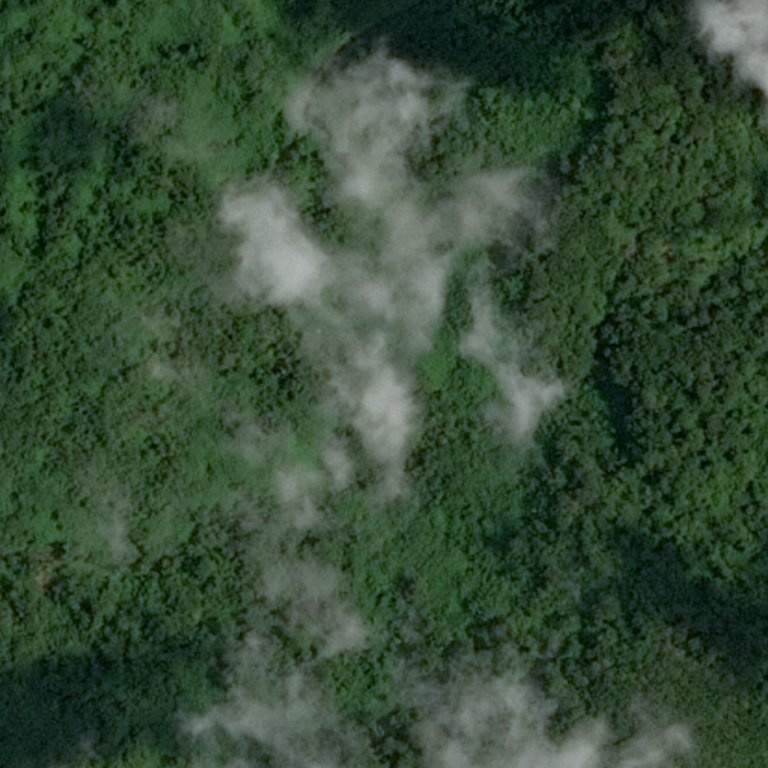
#> input picture hw3/desert_forest/test_image_00.jpg, 768 x 768 px
$ jupyter execute --allow-errors homework_3_gg.ipynb   (shell and % lines are left out)
#> lines starting #> are read from the running program, lines starting #| are printed output that depends on the picture; after the words box and inside, x2 and y2 are one past the last pixel; in counts of white or black regions, pixels touching at a corner belong together
# Homework 3

[cell 1]
import numpy as np
import cv2
import matplotlib.pyplot as plt

plt.style.use('seaborn')

# Задача №1 - Лес или пустыня?

Часто при анализе изображений местности необходимо понять ее характер. В частности, если определить, что на изображении преобладет вода, то имеет смысл искать корабли на таком изображении. Если на картинке густой лес, то, возможно, это не лучшая зона для посадки дрона или беспилотника.

Ваша задача - написать программу, которая будет отличать лес от пустыни. В приложении можно найти реальные спутниковые снимки лесов и пустынь.

Примеры изображений:
<table><tr>
    <td>  </td>
    <td>  </td>
</tr></table>

[cell 2]
def des_or_for(image):
    """
    :param image: исходное изображение (RGB)
    :return: 1 - Пустыня, 0 - Лес
    """
    gray = cv2.cvtColor(image.copy(), cv2.COLOR_RGB2GRAY)
    hist = cv2.calcHist([gray.ravel()], [0], None, [256], [0, 256])
    if np.argmax(hist) > len(hist)//2:
        return 1
    return 0

[cell 3]
image = cv2.imread('desert_forest/test_image_00.jpg')
#> image is the input picture: shape (768, 768, 3); mean B, G, R 54, 75.5, 54
h, w, _ = image.shape
image = cv2.resize(image.copy(), (w // 2, h // 2))
#> image: shape (384, 384, 3)
image = cv2.cvtColor(image.copy(), cv2.COLOR_BGR2RGB)

# grayscale
gray = cv2.cvtColor(image.copy(), cv2.COLOR_RGB2GRAY)
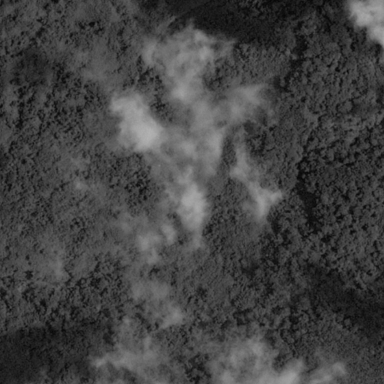
#> gray: shape (384, 384); min 7, max 178, mean 66.8

[cell 4]
plt.subplot(211)
plt.imshow(image)
plt.title('Исходное изображение'), plt.axis('off')
if des_or_for(image):
#> in des_or_for, `hist = cv2.calcHist([gray.ravel()], [0], None, [256], [0, 256])`: hist = 256 values, max 2626 at index 65, min 0 at index 0, mean 576
#> pass 3 of the loop `for i in range(10):`:
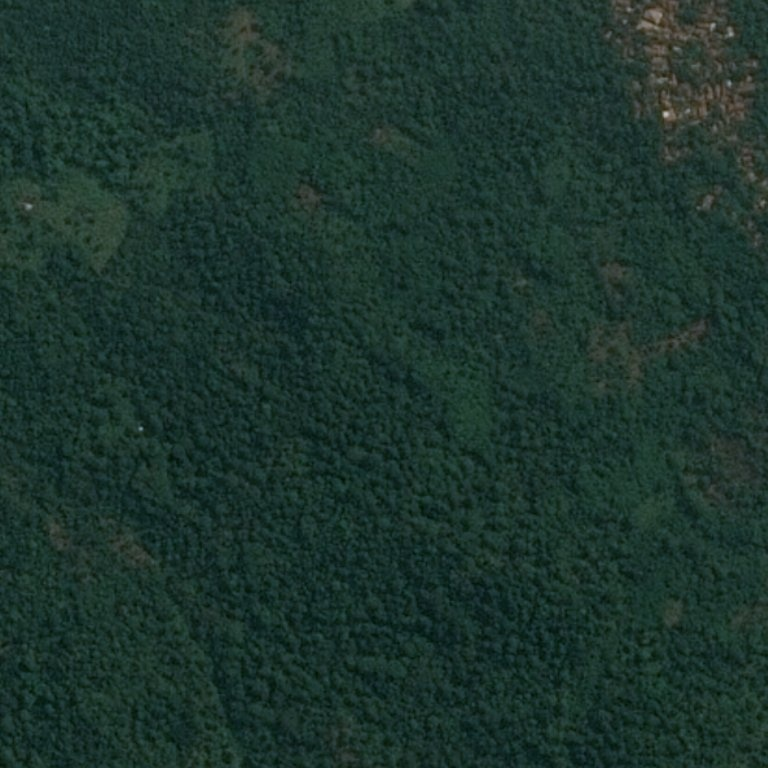
#> input picture hw3/desert_forest/test_image_02.jpg, 768 x 768 px
#> imagei is the input picture: shape (768, 768, 3); mean B, G, R 44.9, 52.6, 28.7
#> in des_or_for (call 4), `gray = cv2.cvtColor(image.copy(), cv2.COLOR_RGB2GRAY)`:
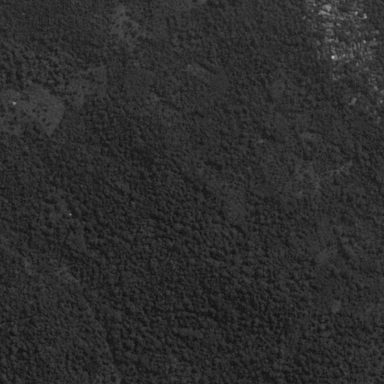
#> gray: shape (384, 384); min 14, max 181, mean 44.7
#> in des_or_for (call 4), `hist = cv2.calcHist([gray.ravel()], [0], None, [256], [0, 256])`: hist = 256 values, max 6550 at index 45, min 0 at index 0, mean 576
    print("It's desert")
else:
    print("It's forest")

#> (a cell that did not finish here is left out)

# Задача №2 - Раздели объекты в шуме

Дано зашумленное изображение с 3 объектами: круг, треугольник и фон. Треубется выдлеить каждый объект, фон, круг и треугольник в бинарные маски. То есть треубется найти геометрическое место каждого объекта на изображении. Незашумленное изображение приведено __только__ для оценки качества решения. Запрещено использовать любую инофрмацию о незашумленном изоьражении в решении.

Придумайте способ численной оценки качества полученного результата.

<table><tr>
    <td>  </td>
    <td>  </td>
</tr></table>

[cell 6]
# вспомогательная функция
def plot_transform_result(src_image, transform_image, is_gray=False):
    """
    Отрисовать с помощью plt исходное изображение и его преобразование.

    :param src_image: np.ndarray: исходное изображение
    :param transform_image: np.ndarray: преобразованное изображение
    :param is_gray: bool: флаг для отображения ЧБ изображений
    :return: None
    """
    plt.figure(figsize=(6.4 * 2, 4.8 * 2), constrained_layout=True
)
    cmap = 'gray' if is_gray else None

    plt.subplot(121)
    plt.imshow(src_image, cmap=cmap)
    plt.axis('off'), plt.title('Исходное изображение')

    plt.subplot(122)
    plt.imshow(transform_image, cmap=cmap)
    plt.axis('off'), plt.title('Результат преобразования')

    plt.show()

[cell 7]
def cleaning(image):
    blur = cv2.GaussianBlur(image.copy(), (7,7), 0)
    ret3, th3 = cv2.threshold(blur, 0, 255, cv2.THRESH_BINARY + cv2.THRESH_OTSU)
    kernel = np.ones((7, 7), np.uint8)
    opening = cv2.morphologyEx(th3, cv2.MORPH_OPEN, kernel)
    closing = cv2.morphologyEx(opening, cv2.MORPH_CLOSE, kernel)
    return closing

[cell 8]
def plot_hist(image, zero = False):
    hist = cv2.calcHist([image.ravel()], [0], None, [256], [0, 256])
    if zero:
        hist[0] = 0
    plt.plot(hist)
    plt.title('Гистограмма по освещенности1')
    plt.show()

[cell 9]
def circ_or_triangle(image, mask, size = 100):
    h_size = size //2;
    hist = cv2.calcHist([image.ravel()], [0], None, [256], [0, 256])
    hist[0] = 0

    sorted_index_hist = np.argsort(hist.T)
    col = sorted_index_hist[0][-2:]

    im = np.pad(image.copy(), h_size)
    pad_mask = np.pad(mask.copy(), h_size)

#     im = image.copy()
    res1 = np.zeros(im.shape)
    res2 = np.zeros(im.shape)
    H, W = im.shape
    for y in range(h_size, H-h_size):
        for x in range(h_size, W-h_size):
            im_slice = im[y-h_size:y+h_size, x-h_size:x+h_size]
            if not pad_mask[y][x]:
                continue

            if np.sum(im_slice == col[0]) > np.sum(im_slice == col[1]):
                res1[y][x] = 1
            else:
                res2[y][x] = 1

    return res1, res2

[cell 10]
def figures(image, metod=2):
    hist = cv2.calcHist([image.ravel()], [0], None, [256], [0, 256])
#     plot_hist(image)

    clean_mask = np.ceil(cleaning(image)/255)
    clean_image = np.uint8(clean_mask*image)
#     plot_hist(clean_image, True)
#     clean_image = smoothing(clean_image)
#     plot_hist(clean_image, True)
    plot_transform_result(clean_mask, clean_image, is_gray=True)

    fig1, fig2 = circ_or_triangle(clean_image, clean_mask)
    fig1 *= 255
    fig2 *= 255
    plot_transform_result(fig1, fig2, is_gray=True)


    plt.show()

[cell 11]
image = cv2.imread('segmentation/noise.png')
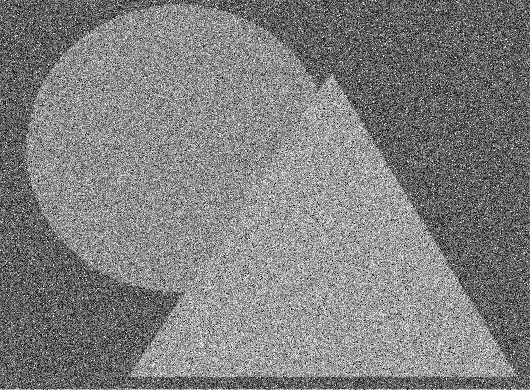
#> input picture hw3/segmentation/noise.png, 530 x 390 px
#> image is the input picture: shape (390, 530, 3); min 0, max 255, mean 127.5
image = cv2.cvtColor(image, cv2.COLOR_BGR2GRAY)
#> image: shape (390, 530)
print(image.shape)
#| (390, 530)

plt.imshow(image, cmap='gray')
plt.axis('off')
plt.show()

[cell 12]
figures(image)
#> in figures, `hist = cv2.calcHist([image.ravel()], [0], None, [256], [0, 256])`: hist = 256 values, max 1923 at index 95, min 82 at index 243, mean 807.4
#> in cleaning, `ret3, th3 = cv2.threshold(blur, 0, 255, cv2.THRESH_BINARY + cv2.THRESH..`:
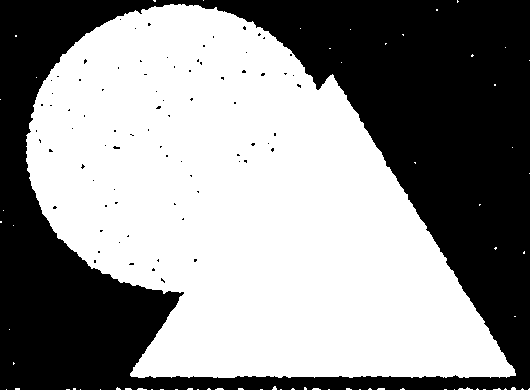
#> th3: shape (390, 530); 56.6% white; 80 black regions (79 under 20 px), largest, box (x1, y1, x2, y2) and area: (0, 0, 530, 390) 89460
#> in cleaning, `ret3, th3 = cv2.threshold(blur, 0, 255, cv2.THRESH_BINARY + cv2.THRESH..`: ret3 = 123
#> in figures, `clean_image = np.uint8(clean_mask*image)`:
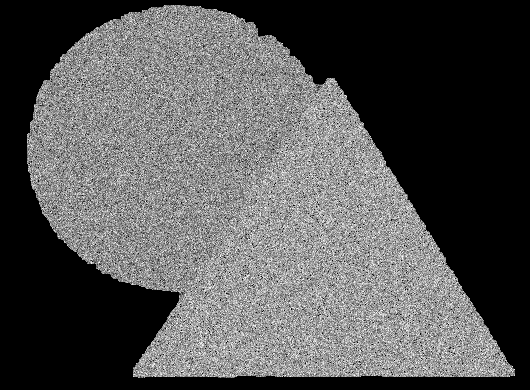
#> clean_image: shape (390, 530); min 0, max 255, mean 85
#> in circ_or_triangle, `hist = cv2.calcHist([image.ravel()], [0], None, [256], [0, 256])`: hist = 256 values, max 90127 at index 0, min 9 at index 26, mean 807.4
#> in circ_or_triangle, `col = sorted_index_hist[0][-2:]`: col = [160, 145]
#> in figures, `fig1 *= 255`:
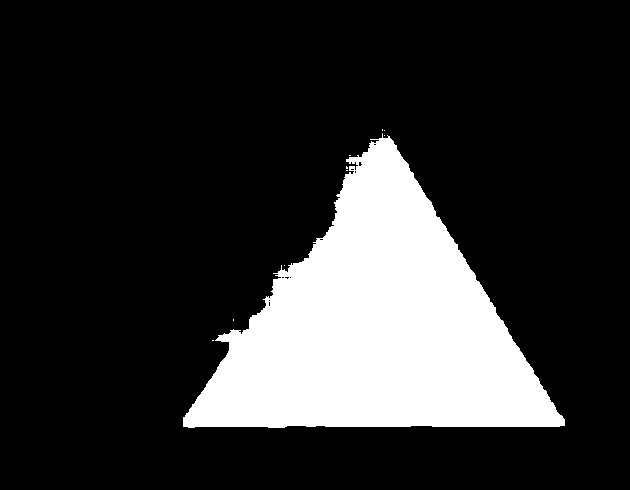
#> fig1: shape (490, 630) float64; 18.8% white; 10 white regions (9 under 20 px), largest, box (x1, y1, x2, y2) and area: (183, 133, 565, 428) 58111
#> in figures, `fig2 *= 255`:
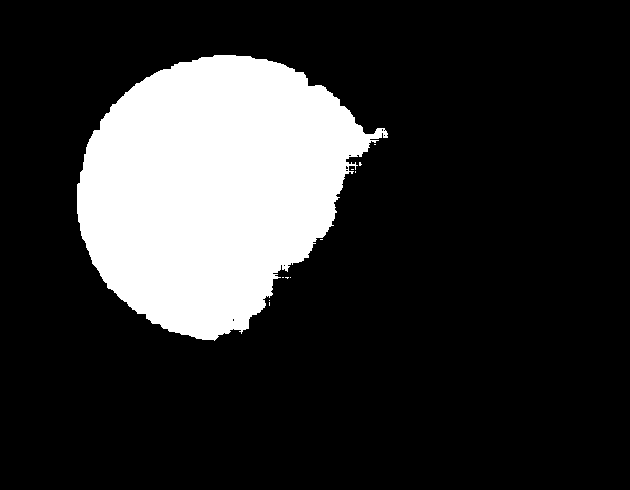
#> fig2: shape (490, 630) float64; 18.9% white; 11 white regions (10 under 20 px), largest, box (x1, y1, x2, y2) and area: (77, 55, 388, 341) 58454

[cell 13]
image_clean = cv2.imread('segmentation/gt.png')
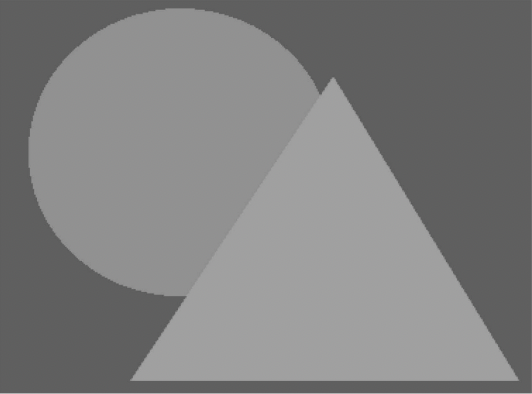
#> input picture hw3/segmentation/gt.png, 532 x 394 px
#> image_clean is the input picture: shape (394, 532, 3); mean B, G, R 127.4, 127.4, 127.4
image_clean = cv2.cvtColor(image_clean, cv2.COLOR_BGR2GRAY)
#> image_clean: shape (394, 532)
print(image_clean.shape)
#| (394, 532)

plt.imshow(image_clean, cmap='gray')
plt.axis('off')
plt.show()
plot_hist(image_clean, False)
#> in plot_hist, `hist = cv2.calcHist([image.ravel()], [0], None, [256], [0, 256])`: hist = 256 values, max 69939 at index 95, min 0 at index 0, mean 818.8

# Задача №3 - Найди клетки

Даны снимки раковых клеток. Существует задача - определить стадию рака клетки по такому изображению. Для того, чтобы подойти к решению классификации рака клетки, необходимо сначала подготовить данные.

Исходные изображения в реальных задачах могут быть очень большого размера (более 20000 px). Однако из визуального анализа можно заметить, что большая часть этих снимков пустая и не несет в себе полезную информацию.

Ваша задача выделить небольшие ячейки изображений из исходного так, чтобы на ячейках было только изображение клетки.

Пример исходного изображения и нарезанных ячеек клетки.

В качестве аргументов у функции будут значения:
1. исходное изображние;
2. размер ячейки;
3. количество ячеек.

__Доп вопрос__ - как можно выяснить какие нужны значения аргументов, чтобы они подходили для большинства исходных снимков?

[cell 14]
def cells(image, cell_size, cell_count):
    im_inf = (image != 255).astype(float)

    y_size = np.int32(np.ceil(image.shape[0] / cell_size))
    x_size = np.int32(np.ceil(image.shape[1] / cell_size))
    map_inf = np.zeros((y_size,x_size))

    for i in range(y_size):
        for j in range(x_size):
            map_inf[i][j] = np.sum(im_inf[i*cell_size : (i+1)*cell_size+1, j*cell_size : (j+1)*cell_size+1])/cell_size**2

#     plt.imshow((map_inf*255).astype(int), cmap='gray')
    plt.show()

    map_inf = np.pad(map_inf, 1)
#     print(map_inf)
    map_corner = np.zeros((y_size+1, x_size+1))
    for i in range(y_size+1):
        for j in range(x_size+1):
            map_corner[i][j] = np.sum(map_inf[i : i+2, j : j+2])

    corners = [[map_corner[i//(x_size+1)][i%(x_size+1)], i//(x_size+1), i%(x_size+1)] for i in range((x_size+1)*(y_size+1))]
    sort_corn = sorted(corners, key=lambda x: x[0], reverse=True)
#     print(sort_corn)

#     cells_corn = sort_corn[:cell_count]

    cells = np.zeros((cell_count, 2))
    for i in range(cell_count):
        _, y, x = sort_corn[i]
#         print(y,x)
        s = np.sum(map_inf[y:y+2, x:x+2])
        w1 = map_inf[y][x]/s
        w2 = map_inf[y][x+1]/s
        w3 = map_inf[y+1][x]/s
        w4 = map_inf[y+1][x+1]/s
#         print(w1,w2,w3,w4)

        cells[i][0] = np.round(y*cell_size - (w1+w2)*cell_size)
#         if cells[i][0] < 0:
#             cells[i][0] = 0

        cells[i][1] = np.round(x*cell_size - (w1+w3)*cell_size)
#         if cells[i][1] < 0:
#             cells[i][1] = 0

#         map_inf[y][x] *= 1-w1
#         map_inf[y][x+1] *= 1-w2
#         map_inf[y+1][x] *= 1-w3
#         map_inf[y+1][x+1] *= 1-w4
        map_inf[y][x] -= (w1+w2)*(w1+w3)
        if map_inf[y][x] < 0: map_inf[y][x] = 0

        map_inf[y][x+1] -= (w1+w2)*(w2+w4)
        if map_inf[y][x+1] < 0: map_inf[y][x+1] = 0

        map_inf[y+1][x] -= (w3+w4)*(w1+w3)
        if map_inf[y+1][x] < 0: map_inf[y+1][x] = 0

        map_inf[y+1][x+1] -= (w3+w4)*(w2+w4)
        if map_inf[y+1][x+1] < 0: map_inf[y+1][x+1] = 0

    cells = cells.astype(int)
# [17 lines of commented-out code are left out]

    im_res =  image.copy()
    for i in range(cell_count):
        y,x = cells[i]
        y1 = y+cell_size
        x1 = x+cell_size
        im_res = cv2.rectangle(im_res,(x,y),(x1,y1),0,3)

    plt.figure(figsize=(20,20))
    plt.imshow(im_res, cmap='gray')
    plt.axis('off')
    plt.show()

[cell 15]
# [56 lines of commented-out code are left out]

[cell 16]
image = cv2.imread('cells/train2_1.jpeg')
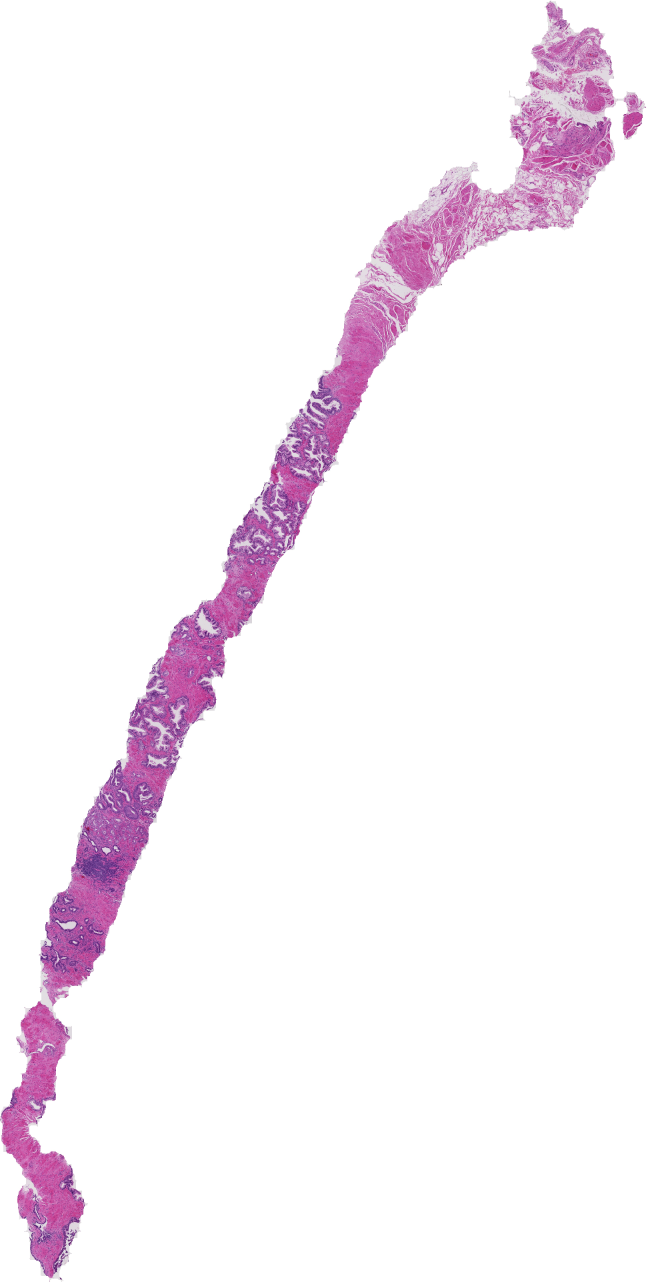
#> input picture hw3/cells/train2_1.jpeg, 3880 x 7688 px (shown at 1/6 size)
#> image is the input picture: shape (7688, 3880, 3); mean B, G, R 247.4, 241.6, 248.4
image = cv2.cvtColor(image, cv2.COLOR_BGR2GRAY)
#> image: shape (7688, 3880)
print(image.shape)
#| (7688, 3880)
plt.imshow(image, cmap='gray')
plt.show()
cells(image, 300, 36)
#> in cells, `im_inf = (image != 255).astype(float)`:
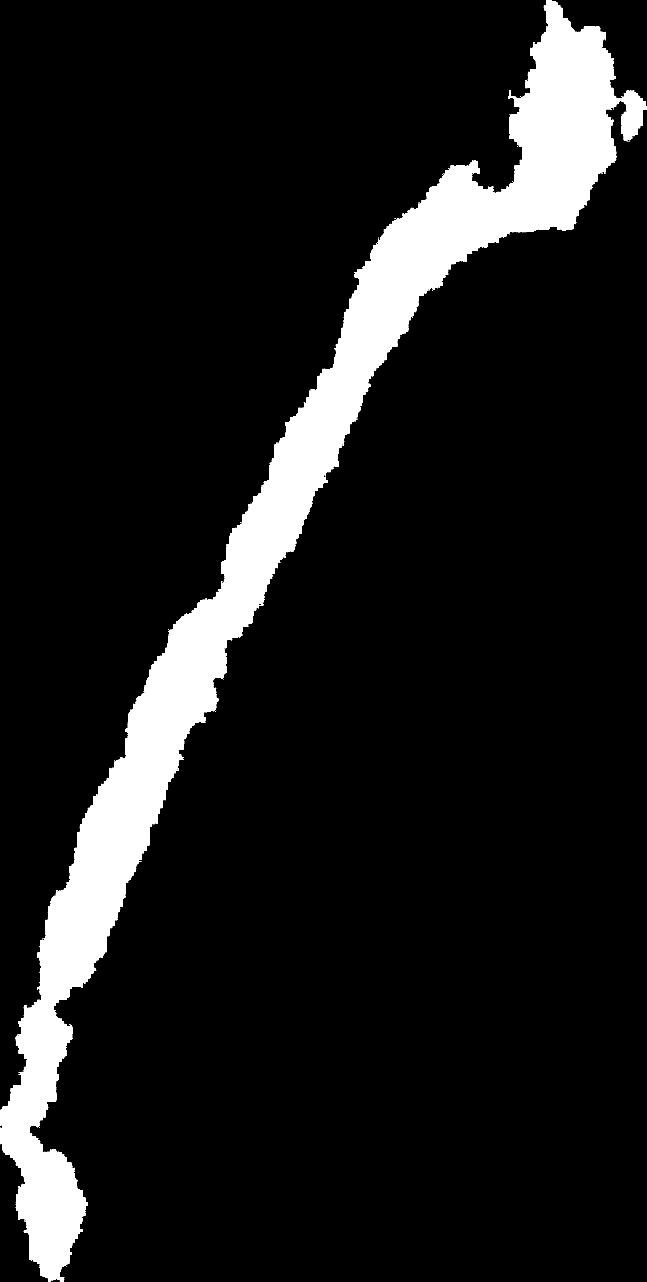
#> im_inf: shape (7688, 3880) float64 (shown at 1/6 size); values 0 (black) and 1 (white), 10.3% white; 629 white regions (551 under 20 px), largest, box (x1, y1, x2, y2) and area: (0, 0, 3880, 7688) 3063172, (2848, 1034, 2880, 1040) 95, (3151, 559, 3172, 567) 82
#> in cells, `corners = [[map_corner[i//(x_size+1)][i%(x_size+1)], i//(x_size+1), i%..`: corners = 378 items, first 6: [0, 0, 0], [0, 0, 1], [0, 0, 2], [0, 0, 3], [0, 0, 4], [0, 0, 5]
#> in cells, `sort_corn = sorted(corners, key=lambda x: x[0], reverse=True)`: sort_corn = 378 items, first 6: [3.4, 3, 11], [3.16, 2, 11], [2.83, 2, 12], [2.79, 4, 10], [2.77, 5, 9], [2.76, 6, 8]
#> the loop in cells, `for i in range(cell_count):` made 36 passes
#> (y, x, s, w1, w2, w3, w4) on passes 1 to 8: (3, 11, 3.4, 0.214, 0.296, 0.218, 0.272), (2, 11, 2.65, 0.158, 0.38, 0.191, 0.271), (2, 12, 1.89, 0.348, 0.158, 0.221, 0.274), (4, 10, 2.58, 0.18, 0.205, 0.368, 0.246), (5, 9, 2.44, 0.374, 0.251, 0.339, 0.0351), (6, 8, 2.49, 0.315, 0.225, 0.394, 0.0653), (5, 8, 1.48, 0.142, 0.314, 0.271, 0.272), (17, 2, 2.64, 0.133, 0.377, 0.244, 0.247)
#> after the loop in cells, `for i in range(cell_count):`: cells = 36 pairs, first value 105 to 7051, second value 51 to 3444
#> the loop in cells, `for i in range(cell_count):` made 36 passes
#> (y, x, y1, x1) on passes 1 to 8: (747, 3171, 1047, 3471), (438, 3195, 738, 3495), (448, 3430, 748, 3730), (1084, 2835, 1384, 3135), (1312, 2486, 1612, 2786), (1638, 2187, 1938, 2487), (1363, 2276, 1663, 2576), (4947, 487, 5247, 787)
#> after the loop in cells, `for i in range(cell_count):`:
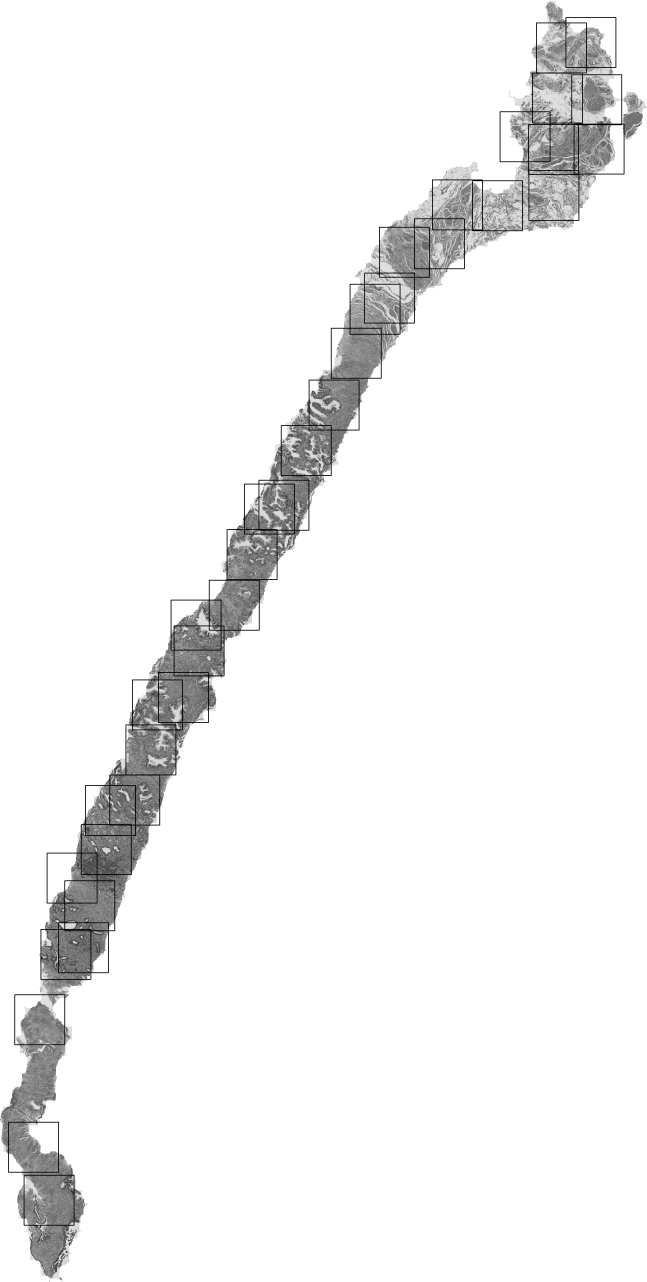
#> im_res: shape (7688, 3880) (shown at 1/6 size); min 0, max 255, mean 243.1
